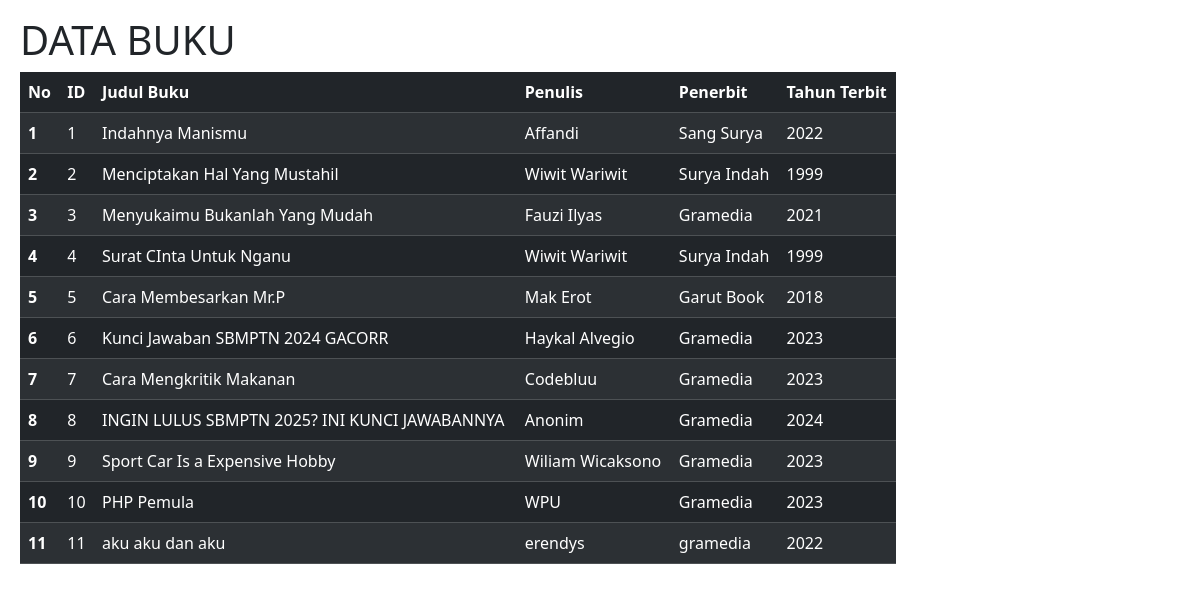
The page / on the database its author committed.
### tables this page shows
CREATE TABLE `buku` (
  `id` int NOT NULL,
  `judul_buku` char(50) NOT NULL,
  `penulis` char(50) NOT NULL,
  `penerbit` char(50) NOT NULL,
  `tahun_terbit` char(10) NOT NULL
);

### functions.php (called while the page is built)
<?php
function koneksi() {
    $conn = mysqli_connect('localhost', 'root', '', 'prakweb_2023_A_213040022') or die('KONEKSI GAGAL!');
    return $conn;
}
function query($query) {
    $conn = koneksi ();
    $result = mysqli_query($conn, $query) or die(mysqli_error($conn));
    $rows = [];
    while($row = mysqli_fetch_assoc($result)){
    $rows[] = $row;
    }
    return $rows;
}
?>

### index.php (the view, shortened to what this page needs)
<?php
    require"functions.php";
    $buku = query("SELECT * FROM buku");
?>
<!DOCTYPE html>
<html lang="en">
<head>
      <link href="https://cdn.jsdelivr.net/npm/bootstrap@5.3.2/dist/css/bootstrap.min.css " rel="stylesheet">
</head>
<body>
     <div class="container col-md-9 mt-3 mx-2 position-relative">
      <h1>DATA BUKU</h1>
        <div id="container">
          <table class="table table table-dark table-striped">
            <thead>
              <tr>
                <th scope="col">No</th>
                <th scope="col">ID</th>
                <th scope="col">Judul Buku</th>
                <th scope="col">Penulis</th>
                <th scope="col">Penerbit</th>
                <th scope="col">Tahun Terbit</th>
              </tr>
            </thead>
              <tbody>
                <?php  $no = 1; foreach($buku as $b) { ?>
                  <tr class="align-middle">
                    <th scope="row"><?= $no++; ?></th>
                    <td><?php echo $b["id"]; ?></td>
                    <td><?php echo $b["judul_buku"]; ?></td>
                    <td><?php echo $b["penulis"]; ?></td>
                    <td><?php echo $b["penerbit"]; ?></td>
                    <td><?php echo $b["tahun_terbit"]; ?></td>
                  </tr>
                <?php } ?>
              </tbody>
          </table>
          </div>
      </div>
</body>
</html>

### rows shown on the page
buku: id "1", judul_buku "Indahnya Manismu", penulis "Affandi", penerbit "Sang Surya", tahun_terbit "2022"
buku: id "2", judul_buku "Menciptakan Hal Yang Mustahil", penulis "Wiwit Wariwit", penerbit "Surya Indah", tahun_terbit "1999"
buku: id "3", judul_buku "Menyukaimu Bukanlah Yang Mudah", penulis "Fauzi Ilyas", penerbit "Gramedia", tahun_terbit "2021"
buku: id "4", judul_buku "Surat CInta Untuk Nganu", penulis "Wiwit Wariwit", penerbit "Surya Indah", tahun_terbit "1999"
buku: id "5", judul_buku "Cara Membesarkan Mr.P", penulis "Mak Erot", penerbit "Garut Book", tahun_terbit "2018"
buku: id "6", judul_buku "Kunci Jawaban SBMPTN 2024 GACORR", penulis "Haykal Alvegio", penerbit "Gramedia", tahun_terbit "2023"
buku: id "7", judul_buku "Cara Mengkritik Makanan", penulis "Codebluu", penerbit "Gramedia", tahun_terbit "2023"
buku: id "8", judul_buku "INGIN LULUS SBMPTN 2025? INI KUNCI JAWABANNYA", penulis "Anonim", penerbit "Gramedia", tahun_terbit "2024"
buku: id "9", judul_buku "Sport Car Is a Expensive Hobby", penulis "Wiliam Wicaksono", penerbit "Gramedia", tahun_terbit "2023"
buku: id "10", judul_buku "PHP Pemula", penulis "WPU", penerbit "Gramedia", tahun_terbit "2023"
buku: id "11", judul_buku "aku aku dan aku", penulis "erendys", penerbit "gramedia", tahun_terbit "2022"
